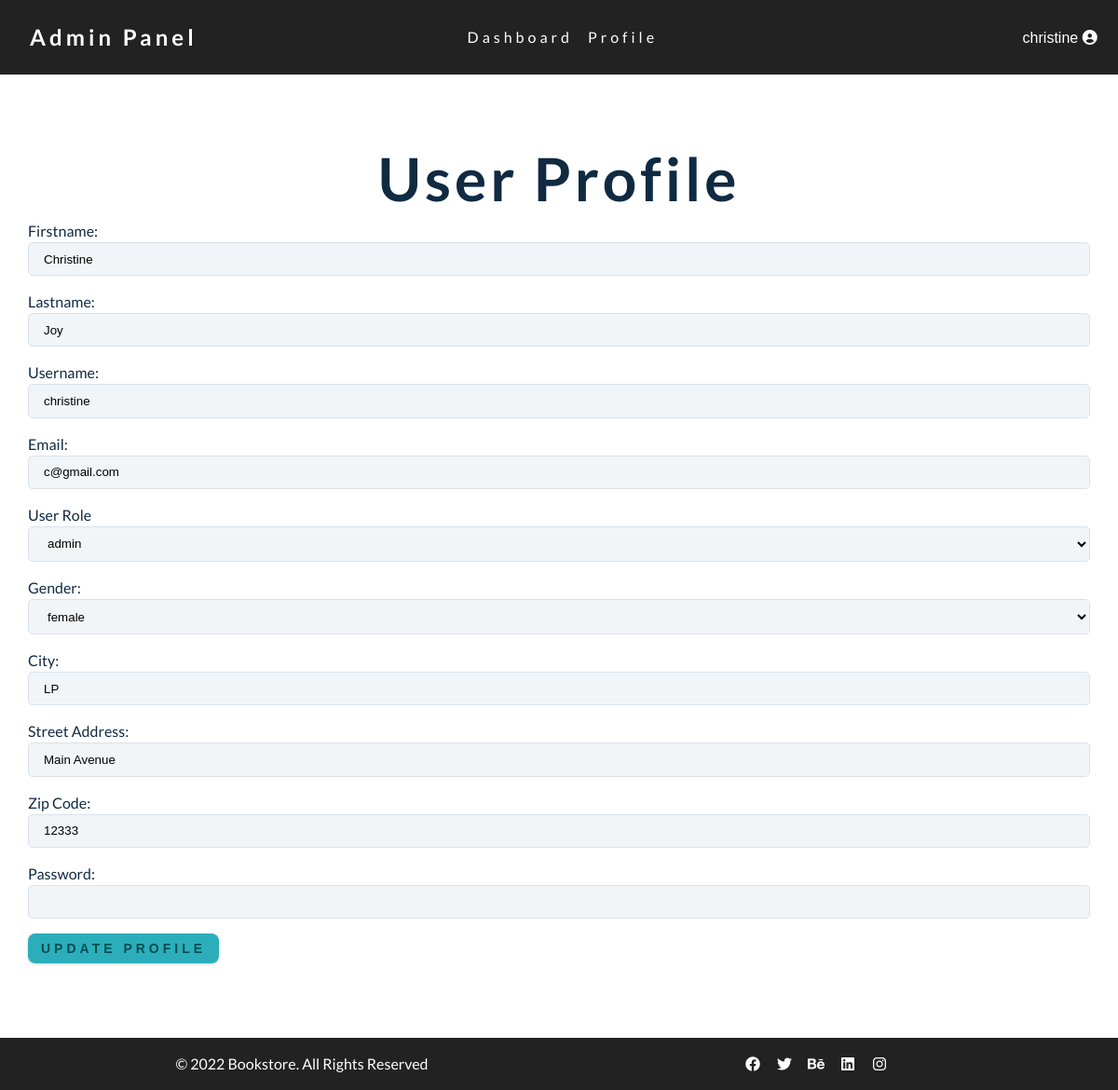
The page /admin/client_profile.php (signed in) on the database its author committed.
### tables this page shows
CREATE TABLE `users` (
  `user_id` int(3) NOT NULL,
  `user_firstname` varchar(255) NOT NULL,
  `user_lastname` varchar(255) NOT NULL,
  `username` varchar(255) NOT NULL,
  `user_email` varchar(255) NOT NULL,
  `user_street_address` varchar(255) NOT NULL,
  `user_city` varchar(255) NOT NULL,
  `user_zip_code` int(11) NOT NULL,
  `user_gender` varchar(11) NOT NULL,
  `user_role` varchar(255) NOT NULL,
  `user_password` varchar(255) NOT NULL
);

### admin/client_profile.php (the view, shortened to what this page needs)
<?php include "../includes/db.php"; ?>
<!DOCTYPE html>
<html lang="en">
  <head>
    <link rel="stylesheet" href="./css/main.css" />
    <link
      rel="stylesheet"
      href="../fontawesome-free-6.0.0-web/css/all.min.css"
    />
  </head>
  <body>
    <main class="main">
      <header class="header">
<?php
  if(isset($_SESSION['username'])) {
    $username = $_SESSION['username'];
  $stmt = "SELECT * FROM users WHERE username = '$username' ";
  $fetch_user_by_id = mysqli_query($connection, $stmt);
  while($row = mysqli_fetch_array($fetch_user_by_id)) {
    $user_firstname = $row['user_firstname'];
    $user_lastname = $row['user_lastname'];
    $username = $row['username'];
    $user_email = $row['user_email'];
    $user_role = $row['user_role'];
    $user_gender = $row['user_gender'];
    $user_city = $row['user_city'];
    $user_street_address = $row['user_street_address'];
    $user_zip_code = $row['user_zip_code'];
  }
  }
?>
<nav class="nav" id="nav">
  <div class="nav-center">
    <div class="nav-header">
      <h2>Admin Panel</h2>
    </div>
    <ul class="nav-links">
      <li>
        <a href="index.php">dashboard</a>
      </li>
      <li>
        <a href="./profile.php">profile</a>
      </li>
    </ul>
    <div class="dropdown">
      <div class="user-icon">
        <button class="user-icon" id="dropBtn"><?php echo $_SESSION['username']; ?>
          <i class="fa-solid fa-circle-user"></i>
        </button>
      </div>
    </div>
  </div>
</nav>
      </header>
      <section class="section">
      <h1>User Profile</h1>
      <div class="section-center">
<div class="reg-form">
  <form action="" method="post" enctype="multipart/form-data">
    <div class="reg-form-row">
      <label for="">Firstname:</label>
      <input
        type="text"
        class="form-control"
        name="firstname"
        value="<?php echo $user_firstname; ?>"
        required
      />
    </div>
    <div class="reg-form-row">
      <label for="">Lastname:</label>
      <input
        type="text"
        class="form-control"
        name="lastname"
        required
        value="<?php echo $user_lastname; ?>"
      />
    </div>
    <div class="reg-form-row">
      <label for="username">Username:</label>
      <input
        type="text"
        class="form-control"
        name="username"
        required
        value="<?php echo $username; ?>"
      />
    </div>
    <div class="reg-form-row">
      <label for="">Email:</label>
      <input
        type="email"
        class="form-control"
        name="email"
        required
        value="<?php echo $user_email; ?>"
      />
    </div>
    <div class="reg-form-row">
      <label for="user_role">User Role</label>
      <select name="user_role" class="form-control" id="user_role">
        <option value='<?php echo $user_role; ?>'><?php echo $user_role; ?></option>;
      </select>
    </div>
    <div class="reg-form-row">
      <label for="user_gender">Gender:</label>
      <select name="user_gender" class="form-control" id="user_gender">
      <option value='<?php echo $user_gender; ?>'><?php echo $user_gender; ?></option>;
      </select>
    </div>
    <div class="rows">
      <div class="reg-form-row">
      <div class="reg-form-row">
        <label for="">City:</label>
        <input
          type="text"
          class="form-control"
          name="city"
          required
          value="<?php echo $user_city; ?>"
        />
      </div>
    </div>
    <div class="rows">
      <div class="reg-form-row">
        <label for="">Street Address:</label>
        <input
          type="text"
          class="form-control"
          name="street_address"
          required
          value="<?php echo $user_street_address; ?>"
        />
      </div>
      <div class="reg-form-row">
        <label for="">Zip Code:</label>
        <input
          type="number"
          class="form-control"
          name="zip_code"
          value="<?php echo $user_zip_code; ?>"
        />
      </div>
    </div>
    <div class="reg-form-row">
        <label for="">Password:</label>
        <input
          type="password"
          class="form-control"
          name="password"
        />
      </div>
    <input type="submit" value="update profile" name="update_user" class="btn" />
  </form>
</div>
      </div>
      </section>
      <?php include "./includes/admin_footer.php"; ?>

### admin/css/main.css (style rules this page uses)
:root { --clr-primary-1: hsl(184, 91%, 17%); --clr-primary-2: hsl(185, 84%, 25%); --clr-primary-3: hsl(185, 81%, 29%); --clr-primary-4: hsl(184, 77%, 34%); --clr-primary-5: hsl(185, 62%, 45%); --clr-primary-6: hsl(185, 57%, 50%); --clr-primary-7: hsl(184, 65%, 59%); --clr-primary-8: hsl(184, 80%, 74%); --clr-primary-9: hsl(185, 94%, 87%); --clr-primary-10: hsl(186, 100%, 94%); --clr-grey-1: hsl(209, 61%, 16%); --clr-grey-2: hsl(211, 39%, 23%); --clr-grey-3: hsl(209, 34%, 30%); --clr-grey-4: hsl(209, 28%, 39%); --clr-grey-5: hsl(210, 22%, 49%); --clr-grey-6: hsl(209, 23%, 60%); --clr-grey-7: hsl(211, 27%, 70%); --clr-grey-8: hsl(210, 31%, 80%); --clr-grey-9: hsl(212, 33%, 89%); --clr-grey-10: hsl(210, 36%, 96%); --clr-white: #fff; --ff-primary: 'Lato', sans-serif; --transition: all 0.3s linear; --spacing: 0.25rem; --radius: 0.5rem; --light-shadow: 0 5px 15px rgba(0, 0, 0, 0.1); --dark-shadow: 0 5px 15px rgba(0, 0, 0, 0.2); }
body { font-family: var(--ff-primary); background: var(--clr-white); color: var(--clr-grey-1); line-height: 1.5; font-size: 0.875rem; }
ul { list-style-type: none; }
a { text-decoration: none; }
h1, h2, h3, h4 { letter-spacing: var(--spacing); text-transform: capitalize; line-height: 1.25; margin-bottom: 0.75rem; font-family: var(--ff-primary); }
h1 { font-size: 3rem; }
h2 { font-size: 2rem; }
@media screen and (min-width: 800px) { h1 { font-size: 4rem; } }
@media screen and (min-width: 800px) { h2 { font-size: 2.5rem; } }
@media screen and (min-width: 800px) { body { font-size: 1rem; } }
@media screen and (min-width: 800px) { h1, h2, h3, h4 { line-height: 1; } }
.btn { text-transform: uppercase; background: var(--clr-primary-5); color: var(--clr-primary-1); padding: 0.375rem 0.75rem; letter-spacing: var(--spacing); display: inline-block; font-weight: 700; -webkit-transition: var(--transition); -o-transition: var(--transition); transition: var(--transition); font-size: 0.875rem; border: 2px solid transparent; cursor: pointer; -webkit-box-shadow: 0 1px 3px rgba(0, 0, 0, 0.2); box-shadow: 0 1px 3px rgba(0, 0, 0, 0.2); border-radius: var(--radius); }
.section { padding: 5rem 0; }
.section-center { width: 90vw; margin: 0 auto; max-width: 1170px; }
@media screen and (min-width: 992px) { .section-center { width: 95vw; } }
.header h2 { color: var(--clr-white); font-size: 1.5rem; padding-left: 1rem; margin-bottom: 0; }
.nav-links { display: none; }
.nav { height: 5rem; padding: 1rem; display: grid; align-items: center; transition: var(--transition); background: #222; }
.nav-center { width: 100%; max-width: 1600px; margin: 0 auto; }
.nav-header { display: grid; grid-template-columns: auto 1fr; align-items: center; }
.dropdown { display: none; }
@media screen and (min-width: 768px) { .nav-links a { text-transform: capitalize; color: var(--clr-grey-1); letter-spacing: var(--spacing); transition: var(--transition); color: #fff; } }
@media screen and (min-width: 768px) { .nav-links li { cursor: pointer; } }
@media screen and (min-width: 768px) { .user-icon { justify-self: flex-end; background: transparent; border: transparent; color: var(--clr-white); font-size: 1rem; cursor: pointer; padding: 0.05rem 0.2rem; } }
@media screen and (min-width: 992px) { .dropdown { display: block; } }
@media screen and (min-width: 992px) { .nav-links { display: grid; grid-template-columns: repeat(5, auto); justify-items: center; column-gap: 1rem; justify-self: center; } }
@media screen and (min-width: 992px) { .nav-center { display: grid; grid-template-columns: auto 1fr 140px; align-items: center; justify-content: space-between; } }
.section { min-height: calc(100vh - 5rem - 3.5rem); width: 100%; max-width: 1300px; margin: 0 auto; display: block; justify-items: center; }
.form-control { width: 100%; padding: 0.6rem 1rem; margin-bottom: 1rem; border-radius: 5px; background: var(--clr-grey-10); border: 1px solid var(--clr-grey-9); }
.nav-header h2 { justify-self: start; }
.dropdown { justify-self: end; }

### rows shown on the page
users: firstname "Christine", lastname "Joy", username "christine", email "c@gmail.com", user_role "admin", user_gender "female", city "LP", street_address "Main Avenue", zip_code "12333"

### other values the page prints
$_SESSION['username'] "christine"
